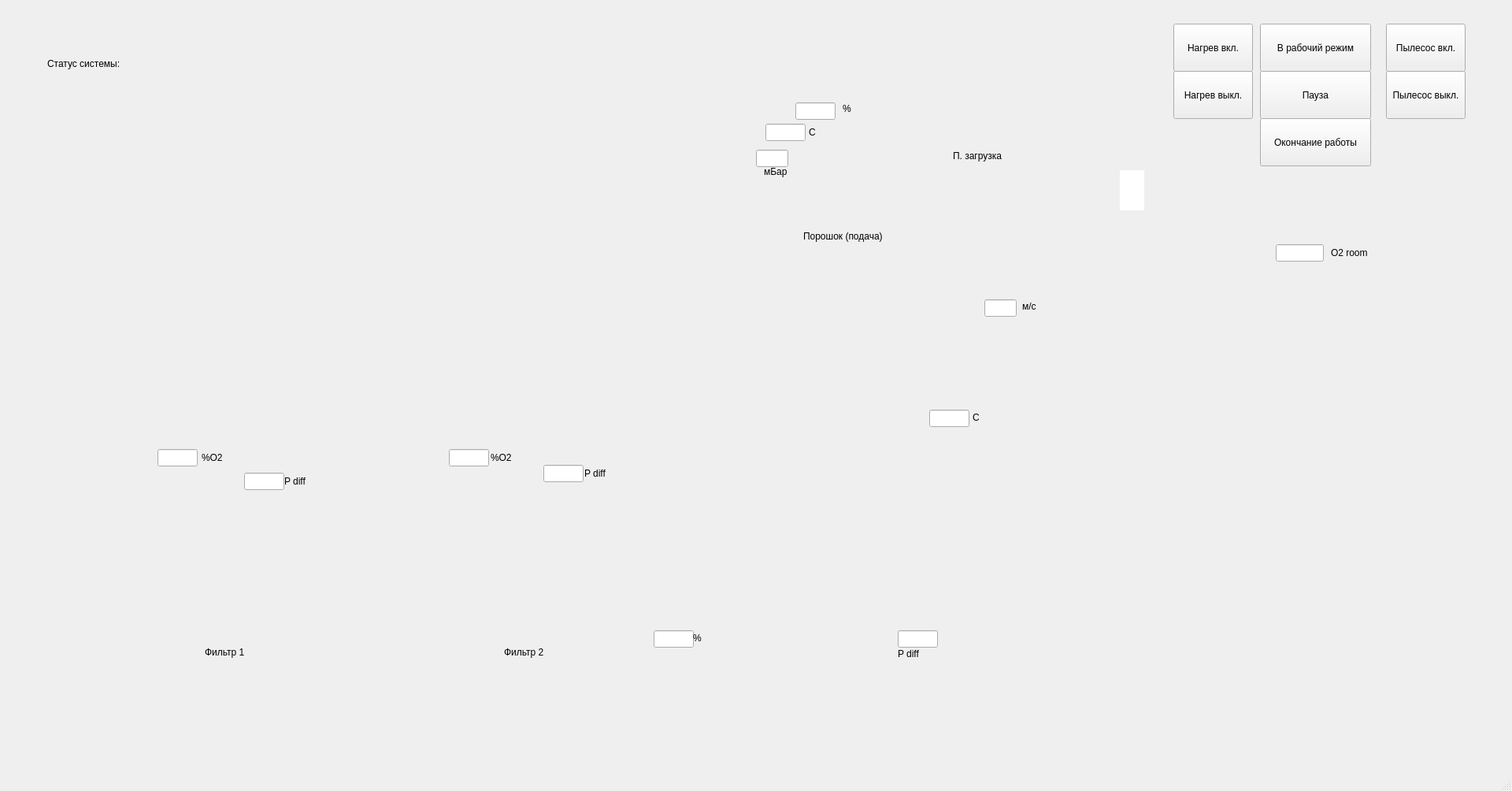
<?xml version="1.0" encoding="UTF-8"?>
<ui version="4.0">
 <class>MainWindow</class>
 <widget class="QMainWindow" name="MainWindow">
  <property name="geometry">
   <rect>
    <x>0</x>
    <y>0</y>
    <width>1920</width>
    <height>1004</height>
   </rect>
  </property>
  <property name="windowTitle">
   <string>MainWindow</string>
  </property>
  <property name="autoFillBackground">
   <bool>true</bool>
  </property>
  <widget class="QWidget" name="centralwidget">
   <widget class="QPushButton" name="PB_Starting">
    <property name="geometry">
     <rect>
      <x>1600</x>
      <y>30</y>
      <width>141</width>
      <height>61</height>
     </rect>
    </property>
    <property name="text">
     <string>В рабочий режим</string>
    </property>
   </widget>
   <widget class="QPushButton" name="PB_Pause">
    <property name="geometry">
     <rect>
      <x>1600</x>
      <y>90</y>
      <width>141</width>
      <height>61</height>
     </rect>
    </property>
    <property name="text">
     <string>Пауза</string>
    </property>
   </widget>
   <widget class="QPushButton" name="PB_Stop">
    <property name="geometry">
     <rect>
      <x>1600</x>
      <y>150</y>
      <width>141</width>
      <height>61</height>
     </rect>
    </property>
    <property name="text">
     <string>Окончание работы</string>
    </property>
   </widget>
   <widget class="RotatedLabel" name="Fan">
    <property name="geometry">
     <rect>
      <x>836</x>
      <y>719</y>
      <width>61</width>
      <height>63</height>
     </rect>
    </property>
    <property name="text">
     <string/>
    </property>
    <property name="pixmap">
     <pixmap resource="resources.qrc">:/pictures/pictures/Лопасти.png</pixmap>
    </property>
   </widget>
   <widget class="QLineEdit" name="LE_O2_box">
    <property name="geometry">
     <rect>
      <x>1010</x>
      <y>130</y>
      <width>51</width>
      <height>22</height>
     </rect>
    </property>
   </widget>
   <widget class="QLabel" name="label">
    <property name="geometry">
     <rect>
      <x>1070</x>
      <y>130</y>
      <width>16</width>
      <height>16</height>
     </rect>
    </property>
    <property name="text">
     <string>%</string>
    </property>
   </widget>
   <widget class="QLineEdit" name="LE_P_box">
    <property name="geometry">
     <rect>
      <x>960</x>
      <y>190</y>
      <width>41</width>
      <height>22</height>
     </rect>
    </property>
   </widget>
   <widget class="QLabel" name="label_3">
    <property name="geometry">
     <rect>
      <x>970</x>
      <y>210</y>
      <width>41</width>
      <height>16</height>
     </rect>
    </property>
    <property name="text">
     <string>мБар</string>
    </property>
   </widget>
   <widget class="QLineEdit" name="LE_Flow_speed_platform">
    <property name="geometry">
     <rect>
      <x>1250</x>
      <y>380</y>
      <width>41</width>
      <height>22</height>
     </rect>
    </property>
   </widget>
   <widget class="QLabel" name="label_5">
    <property name="geometry">
     <rect>
      <x>1298</x>
      <y>381</y>
      <width>21</width>
      <height>16</height>
     </rect>
    </property>
    <property name="text">
     <string>м/с</string>
    </property>
   </widget>
   <widget class="QLabel" name="label_8">
    <property name="geometry">
     <rect>
      <x>120</x>
      <y>611</y>
      <width>21</width>
      <height>21</height>
     </rect>
    </property>
    <property name="text">
     <string/>
    </property>
    <property name="pixmap">
     <pixmap resource="resources.qrc">:/pictures/pictures/Клапан закрыт.png</pixmap>
    </property>
   </widget>
   <widget class="QLabel" name="L_Valve_1">
    <property name="geometry">
     <rect>
      <x>121</x>
      <y>611</y>
      <width>20</width>
      <height>21</height>
     </rect>
    </property>
    <property name="text">
     <string/>
    </property>
    <property name="pixmap">
     <pixmap resource="resources.qrc">:/pictures/pictures/Клапан открыт.png</pixmap>
    </property>
   </widget>
   <widget class="QLabel" name="L_Valve_2">
    <property name="geometry">
     <rect>
      <x>499</x>
      <y>611</y>
      <width>21</width>
      <height>20</height>
     </rect>
    </property>
    <property name="text">
     <string/>
    </property>
    <property name="pixmap">
     <pixmap resource="resources.qrc">:/pictures/pictures/Клапан открыт.png</pixmap>
    </property>
   </widget>
   <widget class="QLabel" name="L_Valve_3">
    <property name="geometry">
     <rect>
      <x>941</x>
      <y>238</y>
      <width>21</width>
      <height>20</height>
     </rect>
    </property>
    <property name="text">
     <string/>
    </property>
    <property name="pixmap">
     <pixmap resource="resources.qrc">:/pictures/pictures/Клапан открыт.png</pixmap>
    </property>
   </widget>
   <widget class="QLabel" name="L_Valve_4">
    <property name="geometry">
     <rect>
      <x>932</x>
      <y>307</y>
      <width>21</width>
      <height>21</height>
     </rect>
    </property>
    <property name="text">
     <string/>
    </property>
    <property name="pixmap">
     <pixmap resource="resources.qrc">:/pictures/pictures/Клапан открыт.png</pixmap>
    </property>
   </widget>
   <widget class="QLabel" name="L_Valve_5">
    <property name="geometry">
     <rect>
      <x>859</x>
      <y>623</y>
      <width>21</width>
      <height>21</height>
     </rect>
    </property>
    <property name="text">
     <string/>
    </property>
    <property name="pixmap">
     <pixmap resource="resources.qrc">:/pictures/pictures/Клапан открыт.png</pixmap>
    </property>
   </widget>
   <widget class="QLabel" name="L_Valve_6">
    <property name="geometry">
     <rect>
      <x>1062</x>
      <y>661</y>
      <width>21</width>
      <height>21</height>
     </rect>
    </property>
    <property name="text">
     <string/>
    </property>
    <property name="pixmap">
     <pixmap resource="resources.qrc">:/pictures/pictures/Клапан открыт.png</pixmap>
    </property>
   </widget>
   <widget class="QLabel" name="L_Valve_7">
    <property name="geometry">
     <rect>
      <x>1062</x>
      <y>813</y>
      <width>21</width>
      <height>20</height>
     </rect>
    </property>
    <property name="text">
     <string/>
    </property>
    <property name="pixmap">
     <pixmap resource="resources.qrc">:/pictures/pictures/Клапан открыт.png</pixmap>
    </property>
   </widget>
   <widget class="QLabel" name="L_Valve_8">
    <property name="geometry">
     <rect>
      <x>748</x>
      <y>368</y>
      <width>21</width>
      <height>20</height>
     </rect>
    </property>
    <property name="text">
     <string/>
    </property>
    <property name="pixmap">
     <pixmap resource="resources.qrc">:/pictures/pictures/Клапан открыт.png</pixmap>
    </property>
   </widget>
   <widget class="QLabel" name="L_Valve_21">
    <property name="geometry">
     <rect>
      <x>777</x>
      <y>116</y>
      <width>21</width>
      <height>21</height>
     </rect>
    </property>
    <property name="text">
     <string/>
    </property>
    <property name="pixmap">
     <pixmap resource="resources.qrc">:/pictures/pictures/Клапан открыт.png</pixmap>
    </property>
   </widget>
   <widget class="QLabel" name="L_Valve_22">
    <property name="geometry">
     <rect>
      <x>1319</x>
      <y>203</y>
      <width>21</width>
      <height>20</height>
     </rect>
    </property>
    <property name="text">
     <string/>
    </property>
    <property name="pixmap">
     <pixmap resource="resources.qrc">:/pictures/pictures/Клапан открыт.png</pixmap>
    </property>
   </widget>
   <widget class="QLabel" name="L_Valve_23">
    <property name="geometry">
     <rect>
      <x>1356</x>
      <y>251</y>
      <width>21</width>
      <height>21</height>
     </rect>
    </property>
    <property name="text">
     <string/>
    </property>
    <property name="pixmap">
     <pixmap resource="resources.qrc">:/pictures/pictures/Клапан открыт.png</pixmap>
    </property>
   </widget>
   <widget class="QLabel" name="L_Valve_24">
    <property name="geometry">
     <rect>
      <x>1483</x>
      <y>788</y>
      <width>21</width>
      <height>21</height>
     </rect>
    </property>
    <property name="text">
     <string/>
    </property>
    <property name="pixmap">
     <pixmap resource="resources.qrc">:/pictures/pictures/Клапан открыт.png</pixmap>
    </property>
   </widget>
   <widget class="QLabel" name="L_Valve_25">
    <property name="geometry">
     <rect>
      <x>1508</x>
      <y>441</y>
      <width>21</width>
      <height>20</height>
     </rect>
    </property>
    <property name="text">
     <string/>
    </property>
    <property name="pixmap">
     <pixmap resource="resources.qrc">:/pictures/pictures/Клапан открыт.png</pixmap>
    </property>
   </widget>
   <widget class="QLabel" name="L_Valve_26">
    <property name="geometry">
     <rect>
      <x>1543</x>
      <y>338</y>
      <width>21</width>
      <height>21</height>
     </rect>
    </property>
    <property name="text">
     <string/>
    </property>
    <property name="pixmap">
     <pixmap resource="resources.qrc">:/pictures/pictures/Клапан открыт.png</pixmap>
    </property>
   </widget>
   <widget class="QLabel" name="PowderBoxE">
    <property name="geometry">
     <rect>
      <x>1136</x>
      <y>285</y>
      <width>21</width>
      <height>31</height>
     </rect>
    </property>
    <property name="text">
     <string/>
    </property>
    <property name="pixmap">
     <pixmap resource="resources.qrc">:/pictures/pictures/Клапан открыт.png</pixmap>
    </property>
   </widget>
   <widget class="QLabel" name="L_PowderBoxF">
    <property name="geometry">
     <rect>
      <x>1136</x>
      <y>285</y>
      <width>21</width>
      <height>31</height>
     </rect>
    </property>
    <property name="text">
     <string/>
    </property>
    <property name="pixmap">
     <pixmap resource="resources.qrc">:/pictures/pictures/Клапан закрыт.png</pixmap>
    </property>
   </widget>
   <widget class="QLabel" name="label_38">
    <property name="geometry">
     <rect>
      <x>1020</x>
      <y>290</y>
      <width>111</width>
      <height>20</height>
     </rect>
    </property>
    <property name="text">
     <string>Порошок (подача)</string>
    </property>
   </widget>
   <widget class="QLabel" name="PowderDrop1E">
    <property name="geometry">
     <rect>
      <x>977</x>
      <y>429</y>
      <width>21</width>
      <height>20</height>
     </rect>
    </property>
    <property name="text">
     <string/>
    </property>
    <property name="pixmap">
     <pixmap resource="resources.qrc">:/pictures/pictures/Клапан открыт.png</pixmap>
    </property>
   </widget>
   <widget class="QLabel" name="L_PowderDrop1F">
    <property name="geometry">
     <rect>
      <x>977</x>
      <y>429</y>
      <width>21</width>
      <height>21</height>
     </rect>
    </property>
    <property name="text">
     <string/>
    </property>
    <property name="pixmap">
     <pixmap resource="resources.qrc">:/pictures/pictures/Клапан закрыт.png</pixmap>
    </property>
   </widget>
   <widget class="QLabel" name="PowderDrop2E">
    <property name="geometry">
     <rect>
      <x>1200</x>
      <y>430</y>
      <width>21</width>
      <height>20</height>
     </rect>
    </property>
    <property name="text">
     <string/>
    </property>
    <property name="pixmap">
     <pixmap resource="resources.qrc">:/pictures/pictures/Клапан открыт.png</pixmap>
    </property>
   </widget>
   <widget class="QLabel" name="L_PowderDrop2F">
    <property name="geometry">
     <rect>
      <x>1201</x>
      <y>430</y>
      <width>21</width>
      <height>20</height>
     </rect>
    </property>
    <property name="text">
     <string/>
    </property>
    <property name="pixmap">
     <pixmap resource="resources.qrc">:/pictures/pictures/Клапан закрыт.png</pixmap>
    </property>
   </widget>
   <widget class="QLabel" name="PowderFillE">
    <property name="geometry">
     <rect>
      <x>1185</x>
      <y>203</y>
      <width>21</width>
      <height>20</height>
     </rect>
    </property>
    <property name="text">
     <string/>
    </property>
    <property name="pixmap">
     <pixmap resource="resources.qrc">:/pictures/pictures/Клапан открыт.png</pixmap>
    </property>
   </widget>
   <widget class="QLabel" name="L_PowderFillF">
    <property name="geometry">
     <rect>
      <x>1185</x>
      <y>203</y>
      <width>21</width>
      <height>20</height>
     </rect>
    </property>
    <property name="text">
     <string/>
    </property>
    <property name="pixmap">
     <pixmap resource="resources.qrc">:/pictures/pictures/Клапан закрыт.png</pixmap>
    </property>
   </widget>
   <widget class="QLabel" name="label_47">
    <property name="geometry">
     <rect>
      <x>1210</x>
      <y>190</y>
      <width>71</width>
      <height>16</height>
     </rect>
    </property>
    <property name="text">
     <string>П. загрузка</string>
    </property>
   </widget>
   <widget class="QLabel" name="PowderFilter1">
    <property name="geometry">
     <rect>
      <x>264</x>
      <y>794</y>
      <width>21</width>
      <height>21</height>
     </rect>
    </property>
    <property name="text">
     <string/>
    </property>
    <property name="pixmap">
     <pixmap resource="resources.qrc">:/pictures/pictures/Клапан открыт.png</pixmap>
    </property>
   </widget>
   <widget class="QLabel" name="L_PowderFilter1F">
    <property name="geometry">
     <rect>
      <x>264</x>
      <y>793</y>
      <width>21</width>
      <height>21</height>
     </rect>
    </property>
    <property name="text">
     <string/>
    </property>
    <property name="pixmap">
     <pixmap resource="resources.qrc">:/pictures/pictures/Клапан закрыт.png</pixmap>
    </property>
   </widget>
   <widget class="QLabel" name="label_39">
    <property name="geometry">
     <rect>
      <x>260</x>
      <y>820</y>
      <width>56</width>
      <height>16</height>
     </rect>
    </property>
    <property name="text">
     <string>Фильтр 1</string>
    </property>
   </widget>
   <widget class="QLabel" name="label_40">
    <property name="geometry">
     <rect>
      <x>643</x>
      <y>793</y>
      <width>21</width>
      <height>21</height>
     </rect>
    </property>
    <property name="text">
     <string/>
    </property>
    <property name="pixmap">
     <pixmap resource="resources.qrc">:/pictures/pictures/Клапан открыт.png</pixmap>
    </property>
   </widget>
   <widget class="QLabel" name="L_PowderFilter2F">
    <property name="geometry">
     <rect>
      <x>643</x>
      <y>793</y>
      <width>21</width>
      <height>20</height>
     </rect>
    </property>
    <property name="text">
     <string/>
    </property>
    <property name="pixmap">
     <pixmap resource="resources.qrc">:/pictures/pictures/Клапан закрыт.png</pixmap>
    </property>
   </widget>
   <widget class="QLabel" name="label_42">
    <property name="geometry">
     <rect>
      <x>640</x>
      <y>820</y>
      <width>56</width>
      <height>16</height>
     </rect>
    </property>
    <property name="text">
     <string>Фильтр 2</string>
    </property>
   </widget>
   <widget class="QLabel" name="label_43">
    <property name="geometry">
     <rect>
      <x>256</x>
      <y>570</y>
      <width>41</width>
      <height>21</height>
     </rect>
    </property>
    <property name="text">
     <string>%О2</string>
    </property>
   </widget>
   <widget class="QLineEdit" name="LE_O2_filter_1">
    <property name="geometry">
     <rect>
      <x>200</x>
      <y>570</y>
      <width>51</width>
      <height>22</height>
     </rect>
    </property>
   </widget>
   <widget class="QLabel" name="label_45">
    <property name="geometry">
     <rect>
      <x>623</x>
      <y>570</y>
      <width>41</width>
      <height>21</height>
     </rect>
    </property>
    <property name="text">
     <string>%О2</string>
    </property>
   </widget>
   <widget class="QLineEdit" name="LE_O2_filter_2">
    <property name="geometry">
     <rect>
      <x>570</x>
      <y>570</y>
      <width>51</width>
      <height>22</height>
     </rect>
    </property>
   </widget>
   <widget class="QLabel" name="label_46">
    <property name="geometry">
     <rect>
      <x>361</x>
      <y>600</y>
      <width>41</width>
      <height>21</height>
     </rect>
    </property>
    <property name="text">
     <string>P diff</string>
    </property>
   </widget>
   <widget class="QLineEdit" name="LE_Pdiff_1">
    <property name="geometry">
     <rect>
      <x>310</x>
      <y>600</y>
      <width>51</width>
      <height>22</height>
     </rect>
    </property>
   </widget>
   <widget class="QLineEdit" name="LE_Pdiff_2">
    <property name="geometry">
     <rect>
      <x>690</x>
      <y>590</y>
      <width>51</width>
      <height>22</height>
     </rect>
    </property>
   </widget>
   <widget class="QLineEdit" name="LE_Pdiff_3">
    <property name="geometry">
     <rect>
      <x>1140</x>
      <y>800</y>
      <width>51</width>
      <height>22</height>
     </rect>
    </property>
   </widget>
   <widget class="QLabel" name="label_48">
    <property name="geometry">
     <rect>
      <x>742</x>
      <y>590</y>
      <width>41</width>
      <height>21</height>
     </rect>
    </property>
    <property name="text">
     <string>P diff</string>
    </property>
   </widget>
   <widget class="QLabel" name="label_49">
    <property name="geometry">
     <rect>
      <x>1140</x>
      <y>820</y>
      <width>51</width>
      <height>20</height>
     </rect>
    </property>
    <property name="text">
     <string>P diff</string>
    </property>
   </widget>
   <widget class="QLabel" name="L_SystemState">
    <property name="geometry">
     <rect>
      <x>60</x>
      <y>50</y>
      <width>481</width>
      <height>61</height>
     </rect>
    </property>
    <property name="sizePolicy">
     <sizepolicy hsizetype="Expanding" vsizetype="Minimum">
      <horstretch>0</horstretch>
      <verstretch>0</verstretch>
     </sizepolicy>
    </property>
    <property name="text">
     <string>Статус системы:</string>
    </property>
    <property name="textFormat">
     <enum>Qt::AutoText</enum>
    </property>
   </widget>
   <widget class="QLineEdit" name="LE_O2_room">
    <property name="geometry">
     <rect>
      <x>1620</x>
      <y>310</y>
      <width>61</width>
      <height>22</height>
     </rect>
    </property>
   </widget>
   <widget class="QLabel" name="label_28">
    <property name="geometry">
     <rect>
      <x>1690</x>
      <y>310</y>
      <width>56</width>
      <height>21</height>
     </rect>
    </property>
    <property name="text">
     <string>O2 room</string>
    </property>
   </widget>
   <widget class="RotatedLabel" name="Fan_2">
    <property name="geometry">
     <rect>
      <x>1229</x>
      <y>671</y>
      <width>64</width>
      <height>60</height>
     </rect>
    </property>
    <property name="text">
     <string/>
    </property>
    <property name="pixmap">
     <pixmap resource="resources.qrc">:/pictures/pictures/Лопасти.png</pixmap>
    </property>
   </widget>
   <widget class="QLineEdit" name="LE_speedFan">
    <property name="geometry">
     <rect>
      <x>830</x>
      <y>800</y>
      <width>51</width>
      <height>22</height>
     </rect>
    </property>
   </widget>
   <widget class="QLabel" name="label_6">
    <property name="geometry">
     <rect>
      <x>880</x>
      <y>800</y>
      <width>56</width>
      <height>20</height>
     </rect>
    </property>
    <property name="text">
     <string>%</string>
    </property>
   </widget>
   <widget class="QLineEdit" name="lineEdit">
    <property name="geometry">
     <rect>
      <x>1422</x>
      <y>216</y>
      <width>31</width>
      <height>51</height>
     </rect>
    </property>
    <property name="frame">
     <bool>false</bool>
    </property>
   </widget>
   <widget class="QLabel" name="L_Valve_9">
    <property name="geometry">
     <rect>
      <x>1126</x>
      <y>50</y>
      <width>21</width>
      <height>21</height>
     </rect>
    </property>
    <property name="text">
     <string/>
    </property>
    <property name="pixmap">
     <pixmap resource="resources.qrc">:/pictures/pictures/Клапан открыт.png</pixmap>
    </property>
   </widget>
   <widget class="QPushButton" name="PB_Heater_on">
    <property name="geometry">
     <rect>
      <x>1490</x>
      <y>30</y>
      <width>101</width>
      <height>61</height>
     </rect>
    </property>
    <property name="text">
     <string>Нагрев вкл.</string>
    </property>
   </widget>
   <widget class="QLineEdit" name="LE_T_platform">
    <property name="geometry">
     <rect>
      <x>1180</x>
      <y>520</y>
      <width>51</width>
      <height>22</height>
     </rect>
    </property>
   </widget>
   <widget class="QLabel" name="label_4">
    <property name="geometry">
     <rect>
      <x>1235</x>
      <y>522</y>
      <width>31</width>
      <height>16</height>
     </rect>
    </property>
    <property name="text">
     <string>C</string>
    </property>
   </widget>
   <widget class="QLineEdit" name="LE_T_box">
    <property name="geometry">
     <rect>
      <x>972</x>
      <y>157</y>
      <width>51</width>
      <height>22</height>
     </rect>
    </property>
   </widget>
   <widget class="QLabel" name="label_7">
    <property name="geometry">
     <rect>
      <x>1027</x>
      <y>160</y>
      <width>16</width>
      <height>16</height>
     </rect>
    </property>
    <property name="text">
     <string>C</string>
    </property>
   </widget>
   <widget class="QLabel" name="L_Heater">
    <property name="geometry">
     <rect>
      <x>1060</x>
      <y>387</y>
      <width>81</width>
      <height>21</height>
     </rect>
    </property>
    <property name="text">
     <string/>
    </property>
    <property name="pixmap">
     <pixmap resource="resources.qrc">:/pictures/pictures/платформа подогрев.png</pixmap>
    </property>
   </widget>
   <widget class="QPushButton" name="PB_Heater_off">
    <property name="geometry">
     <rect>
      <x>1490</x>
      <y>90</y>
      <width>101</width>
      <height>61</height>
     </rect>
    </property>
    <property name="contextMenuPolicy">
     <enum>Qt::NoContextMenu</enum>
    </property>
    <property name="text">
     <string>Нагрев выкл.</string>
    </property>
   </widget>
   <widget class="QLabel" name="L_System">
    <property name="geometry">
     <rect>
      <x>20</x>
      <y>10</y>
      <width>1741</width>
      <height>951</height>
     </rect>
    </property>
    <property name="text">
     <string/>
    </property>
    <property name="pixmap">
     <pixmap resource="resources.qrc">:/pictures/pictures/gas_system_22.09.22_4.png</pixmap>
    </property>
   </widget>
   <widget class="QPushButton" name="PB_VacuumCleaner_on">
    <property name="geometry">
     <rect>
      <x>1760</x>
      <y>30</y>
      <width>101</width>
      <height>61</height>
     </rect>
    </property>
    <property name="text">
     <string>Пылесос вкл.</string>
    </property>
   </widget>
   <widget class="QPushButton" name="PB_VacuumCleaner_off">
    <property name="geometry">
     <rect>
      <x>1760</x>
      <y>90</y>
      <width>101</width>
      <height>61</height>
     </rect>
    </property>
    <property name="text">
     <string>Пылесос выкл.</string>
    </property>
   </widget>
   <zorder>L_System</zorder>
   <zorder>PB_Starting</zorder>
   <zorder>PB_Pause</zorder>
   <zorder>PB_Stop</zorder>
   <zorder>Fan</zorder>
   <zorder>LE_O2_box</zorder>
   <zorder>label</zorder>
   <zorder>LE_P_box</zorder>
   <zorder>label_3</zorder>
   <zorder>LE_Flow_speed_platform</zorder>
   <zorder>label_5</zorder>
   <zorder>label_8</zorder>
   <zorder>L_Valve_1</zorder>
   <zorder>L_Valve_2</zorder>
   <zorder>L_Valve_3</zorder>
   <zorder>L_Valve_4</zorder>
   <zorder>L_Valve_8</zorder>
   <zorder>L_Valve_5</zorder>
   <zorder>L_Valve_6</zorder>
   <zorder>L_Valve_7</zorder>
   <zorder>L_Valve_21</zorder>
   <zorder>L_Valve_22</zorder>
   <zorder>L_Valve_23</zorder>
   <zorder>L_Valve_24</zorder>
   <zorder>L_Valve_25</zorder>
   <zorder>L_Valve_26</zorder>
   <zorder>PowderBoxE</zorder>
   <zorder>L_PowderBoxF</zorder>
   <zorder>label_38</zorder>
   <zorder>PowderDrop1E</zorder>
   <zorder>L_PowderDrop1F</zorder>
   <zorder>PowderDrop2E</zorder>
   <zorder>L_PowderDrop2F</zorder>
   <zorder>PowderFillE</zorder>
   <zorder>L_PowderFillF</zorder>
   <zorder>label_47</zorder>
   <zorder>PowderFilter1</zorder>
   <zorder>L_PowderFilter1F</zorder>
   <zorder>label_39</zorder>
   <zorder>label_40</zorder>
   <zorder>L_PowderFilter2F</zorder>
   <zorder>label_42</zorder>
   <zorder>label_43</zorder>
   <zorder>LE_O2_filter_1</zorder>
   <zorder>label_45</zorder>
   <zorder>LE_O2_filter_2</zorder>
   <zorder>label_46</zorder>
   <zorder>LE_Pdiff_1</zorder>
   <zorder>LE_Pdiff_2</zorder>
   <zorder>LE_Pdiff_3</zorder>
   <zorder>label_48</zorder>
   <zorder>label_49</zorder>
   <zorder>L_SystemState</zorder>
   <zorder>LE_O2_room</zorder>
   <zorder>label_28</zorder>
   <zorder>Fan_2</zorder>
   <zorder>LE_speedFan</zorder>
   <zorder>label_6</zorder>
   <zorder>lineEdit</zorder>
   <zorder>L_Valve_9</zorder>
   <zorder>PB_Heater_on</zorder>
   <zorder>LE_T_platform</zorder>
   <zorder>label_4</zorder>
   <zorder>LE_T_box</zorder>
   <zorder>label_7</zorder>
   <zorder>L_Heater</zorder>
   <zorder>PB_Heater_off</zorder>
   <zorder>PB_VacuumCleaner_on</zorder>
   <zorder>PB_VacuumCleaner_off</zorder>
  </widget>
  <widget class="QMenuBar" name="menubar">
   <property name="geometry">
    <rect>
     <x>0</x>
     <y>0</y>
     <width>1920</width>
     <height>26</height>
    </rect>
   </property>
  </widget>
  <widget class="QStatusBar" name="statusbar"/>
 </widget>
 <customwidgets>
  <customwidget>
   <class>RotatedLabel</class>
   <extends>QLabel</extends>
   <header location="global">rotatedlabel.h</header>
  </customwidget>
 </customwidgets>
 <resources>
  <include location="resources.qrc"/>
 </resources>
 <connections/>
</ui>
